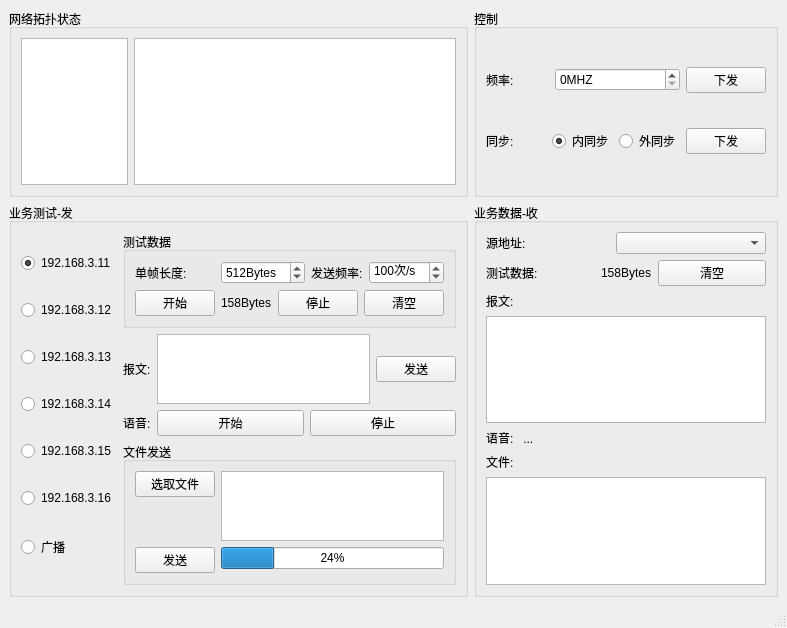
<?xml version="1.0" encoding="UTF-8"?>
<ui version="4.0">
 <class>MainWindow</class>
 <widget class="QMainWindow" name="MainWindow">
  <property name="geometry">
   <rect>
    <x>0</x>
    <y>0</y>
    <width>787</width>
    <height>628</height>
   </rect>
  </property>
  <property name="sizePolicy">
   <sizepolicy hsizetype="Preferred" vsizetype="Preferred">
    <horstretch>0</horstretch>
    <verstretch>0</verstretch>
   </sizepolicy>
  </property>
  <property name="minimumSize">
   <size>
    <width>787</width>
    <height>628</height>
   </size>
  </property>
  <property name="windowTitle">
   <string>QBL测试程序</string>
  </property>
  <widget class="QWidget" name="centralwidget">
   <layout class="QGridLayout" name="gridLayout" rowstretch="1,1" columnstretch="3,2">
    <item row="0" column="1">
     <widget class="QGroupBox" name="groupBox_control">
      <property name="title">
       <string>控制</string>
      </property>
      <layout class="QVBoxLayout" name="verticalLayout_3">
       <item>
        <layout class="QHBoxLayout" name="horizontalLayout" stretch="1,2,1">
         <item>
          <widget class="QLabel" name="label">
           <property name="text">
            <string>频率:</string>
           </property>
          </widget>
         </item>
         <item>
          <widget class="QSpinBox" name="frequency_spinBox">
           <property name="suffix">
            <string>MHZ</string>
           </property>
           <property name="prefix">
            <string/>
           </property>
           <property name="maximum">
            <number>9999</number>
           </property>
          </widget>
         </item>
         <item>
          <widget class="QPushButton" name="frequency_pushButton">
           <property name="text">
            <string>下发</string>
           </property>
          </widget>
         </item>
        </layout>
       </item>
       <item>
        <layout class="QHBoxLayout" name="horizontalLayout_2">
         <item>
          <widget class="QLabel" name="label_2">
           <property name="text">
            <string>同步:</string>
           </property>
          </widget>
         </item>
         <item>
          <widget class="QRadioButton" name="synchronization_inside_radioButton">
           <property name="text">
            <string>内同步</string>
           </property>
           <property name="checked">
            <bool>true</bool>
           </property>
          </widget>
         </item>
         <item>
          <widget class="QRadioButton" name="synchronization_outside_radioButton">
           <property name="text">
            <string>外同步</string>
           </property>
          </widget>
         </item>
         <item>
          <widget class="QPushButton" name="synchronization_pushButton">
           <property name="text">
            <string>下发</string>
           </property>
          </widget>
         </item>
        </layout>
       </item>
      </layout>
     </widget>
    </item>
    <item row="1" column="1">
     <widget class="QGroupBox" name="groupBox_receive">
      <property name="title">
       <string>业务数据-收</string>
      </property>
      <layout class="QVBoxLayout" name="verticalLayout_4">
       <item>
        <layout class="QHBoxLayout" name="horizontalLayout_7" stretch="0,0">
         <item alignment="Qt::AlignLeft">
          <widget class="QLabel" name="label_10">
           <property name="text">
            <string>源地址:</string>
           </property>
          </widget>
         </item>
         <item>
          <widget class="QComboBox" name="sourceIP_comboBox">
           <property name="minimumSize">
            <size>
             <width>150</width>
             <height>0</height>
            </size>
           </property>
           <property name="editable">
            <bool>false</bool>
           </property>
           <property name="currentText">
            <string/>
           </property>
           <property name="modelColumn">
            <number>2</number>
           </property>
          </widget>
         </item>
        </layout>
       </item>
       <item>
        <layout class="QHBoxLayout" name="horizontalLayout_15">
         <item>
          <widget class="QLabel" name="label_11">
           <property name="text">
            <string>测试数据:</string>
           </property>
          </widget>
         </item>
         <item>
          <widget class="QLabel" name="testDataReceive_label">
           <property name="sizePolicy">
            <sizepolicy hsizetype="Fixed" vsizetype="Fixed">
             <horstretch>0</horstretch>
             <verstretch>0</verstretch>
            </sizepolicy>
           </property>
           <property name="text">
            <string>158Bytes</string>
           </property>
          </widget>
         </item>
         <item>
          <widget class="QPushButton" name="testDataReceive_clear_pushButton">
           <property name="text">
            <string>清空</string>
           </property>
          </widget>
         </item>
        </layout>
       </item>
       <item>
        <widget class="QLabel" name="label_13">
         <property name="text">
          <string>报文:</string>
         </property>
        </widget>
       </item>
       <item>
        <widget class="QPlainTextEdit" name="textReceive_plainTextEdit"/>
       </item>
       <item>
        <widget class="QLabel" name="label_14">
         <property name="sizePolicy">
          <sizepolicy hsizetype="Fixed" vsizetype="Fixed">
           <horstretch>0</horstretch>
           <verstretch>0</verstretch>
          </sizepolicy>
         </property>
         <property name="text">
          <string>语音:   ...</string>
         </property>
        </widget>
       </item>
       <item>
        <widget class="QLabel" name="label_15">
         <property name="sizePolicy">
          <sizepolicy hsizetype="Fixed" vsizetype="Fixed">
           <horstretch>0</horstretch>
           <verstretch>0</verstretch>
          </sizepolicy>
         </property>
         <property name="text">
          <string>文件:</string>
         </property>
        </widget>
       </item>
       <item>
        <widget class="QPlainTextEdit" name="fileReceive_plainTextEdit"/>
       </item>
      </layout>
     </widget>
    </item>
    <item row="0" column="0">
     <widget class="QGroupBox" name="groupBox_netStatus">
      <property name="title">
       <string>网络拓扑状态</string>
      </property>
      <layout class="QHBoxLayout" name="horizontalLayout_13" stretch="1,3">
       <item>
        <widget class="QListView" name="netStatus_clistView"/>
       </item>
       <item>
        <widget class="QGraphicsView" name="netStatus_graphicsView"/>
       </item>
      </layout>
     </widget>
    </item>
    <item row="1" column="0">
     <widget class="QGroupBox" name="groupBox_send">
      <property name="title">
       <string>业务测试-发</string>
      </property>
      <layout class="QHBoxLayout" name="horizontalLayout_14">
       <item>
        <layout class="QVBoxLayout" name="verticalLayout_2">
         <item>
          <widget class="QRadioButton" name="IP1_radioButton">
           <property name="text">
            <string>192.168.3.11</string>
           </property>
           <property name="checked">
            <bool>true</bool>
           </property>
          </widget>
         </item>
         <item>
          <widget class="QRadioButton" name="IP2_radioButton">
           <property name="text">
            <string>192.168.3.12</string>
           </property>
          </widget>
         </item>
         <item>
          <widget class="QRadioButton" name="IP3_radioButton">
           <property name="text">
            <string>192.168.3.13</string>
           </property>
          </widget>
         </item>
         <item>
          <widget class="QRadioButton" name="IP4_radioButton">
           <property name="text">
            <string>192.168.3.14</string>
           </property>
          </widget>
         </item>
         <item>
          <widget class="QRadioButton" name="IP5_radioButton">
           <property name="text">
            <string>192.168.3.15</string>
           </property>
          </widget>
         </item>
         <item>
          <widget class="QRadioButton" name="IP6_radioButton">
           <property name="text">
            <string>192.168.3.16</string>
           </property>
          </widget>
         </item>
         <item>
          <widget class="QRadioButton" name="broadcast_radioButton">
           <property name="text">
            <string>广播</string>
           </property>
          </widget>
         </item>
        </layout>
       </item>
       <item>
        <layout class="QVBoxLayout" name="verticalLayout_6">
         <item>
          <widget class="QGroupBox" name="groupBox_3">
           <property name="title">
            <string>测试数据</string>
           </property>
           <layout class="QVBoxLayout" name="verticalLayout_5">
            <item>
             <layout class="QHBoxLayout" name="horizontalLayout_10" stretch="1,1,0,0">
              <item>
               <widget class="QLabel" name="label_18">
                <property name="text">
                 <string>单帧长度:</string>
                </property>
               </widget>
              </item>
              <item>
               <widget class="QSpinBox" name="testDataSend_len_spinBox">
                <property name="suffix">
                 <string>Bytes</string>
                </property>
                <property name="prefix">
                 <string/>
                </property>
                <property name="maximum">
                 <number>9999</number>
                </property>
                <property name="value">
                 <number>512</number>
                </property>
               </widget>
              </item>
              <item>
               <widget class="QLabel" name="label_19">
                <property name="text">
                 <string>发送频率:</string>
                </property>
               </widget>
              </item>
              <item>
               <widget class="QSpinBox" name="testDataSend_frequency_spinBox">
                <property name="suffix">
                 <string>次/s</string>
                </property>
                <property name="prefix">
                 <string/>
                </property>
                <property name="maximum">
                 <number>9999</number>
                </property>
                <property name="value">
                 <number>100</number>
                </property>
               </widget>
              </item>
             </layout>
            </item>
            <item>
             <layout class="QHBoxLayout" name="horizontalLayout_11" stretch="0,0,1,0">
              <item>
               <widget class="QPushButton" name="testDataSend_start_pushButton">
                <property name="text">
                 <string>开始</string>
                </property>
               </widget>
              </item>
              <item>
               <widget class="QLabel" name="testDataSend_label">
                <property name="sizePolicy">
                 <sizepolicy hsizetype="Fixed" vsizetype="Fixed">
                  <horstretch>0</horstretch>
                  <verstretch>0</verstretch>
                 </sizepolicy>
                </property>
                <property name="text">
                 <string>158Bytes</string>
                </property>
               </widget>
              </item>
              <item>
               <widget class="QPushButton" name="testDataSend_stop_pushButton">
                <property name="text">
                 <string>停止</string>
                </property>
               </widget>
              </item>
              <item>
               <widget class="QPushButton" name="testDataSend_clear_pushButton">
                <property name="text">
                 <string>清空</string>
                </property>
               </widget>
              </item>
             </layout>
            </item>
           </layout>
          </widget>
         </item>
         <item>
          <layout class="QHBoxLayout" name="horizontalLayout_8" stretch="1,0,1">
           <item>
            <widget class="QLabel" name="label_8">
             <property name="sizePolicy">
              <sizepolicy hsizetype="Fixed" vsizetype="Preferred">
               <horstretch>0</horstretch>
               <verstretch>0</verstretch>
              </sizepolicy>
             </property>
             <property name="text">
              <string>报文:</string>
             </property>
            </widget>
           </item>
           <item>
            <widget class="QPlainTextEdit" name="textSend_plainTextEdit"/>
           </item>
           <item>
            <widget class="QPushButton" name="textSend_pushButton">
             <property name="text">
              <string>发送</string>
             </property>
            </widget>
           </item>
          </layout>
         </item>
         <item>
          <layout class="QHBoxLayout" name="horizontalLayout_9" stretch="0,0,0">
           <item>
            <widget class="QLabel" name="label_17">
             <property name="sizePolicy">
              <sizepolicy hsizetype="Fixed" vsizetype="Fixed">
               <horstretch>0</horstretch>
               <verstretch>0</verstretch>
              </sizepolicy>
             </property>
             <property name="text">
              <string>语音:</string>
             </property>
            </widget>
           </item>
           <item>
            <widget class="QPushButton" name="audioSend_start_pushButton">
             <property name="text">
              <string>开始</string>
             </property>
            </widget>
           </item>
           <item>
            <widget class="QPushButton" name="audioSend_stop_pushButton">
             <property name="text">
              <string>停止</string>
             </property>
            </widget>
           </item>
          </layout>
         </item>
         <item>
          <widget class="QGroupBox" name="groupBox_4">
           <property name="title">
            <string>文件发送</string>
           </property>
           <layout class="QFormLayout" name="formLayout">
            <item row="0" column="0">
             <widget class="QPushButton" name="fileSend_chooseFile_pushButton">
              <property name="text">
               <string>选取文件</string>
              </property>
             </widget>
            </item>
            <item row="0" column="1">
             <widget class="QPlainTextEdit" name="fileSend_fileName_plainTextEdit"/>
            </item>
            <item row="1" column="0">
             <widget class="QPushButton" name="fileSend_pushButton">
              <property name="text">
               <string>发送</string>
              </property>
             </widget>
            </item>
            <item row="1" column="1">
             <widget class="QProgressBar" name="fileSend_progressBar">
              <property name="value">
               <number>24</number>
              </property>
             </widget>
            </item>
           </layout>
          </widget>
         </item>
        </layout>
       </item>
      </layout>
     </widget>
    </item>
   </layout>
  </widget>
  <widget class="QStatusBar" name="statusbar"/>
 </widget>
 <resources/>
 <connections/>
</ui>
